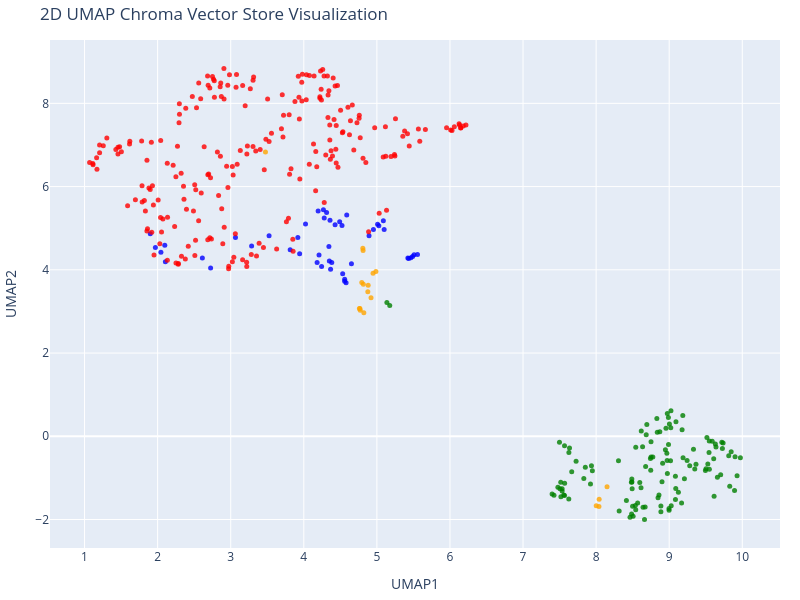

Here is the notebook cell this chart was saved with:
### Code cell
import umap

reducer = umap.UMAP(
    n_components=2,
    n_neighbors=15,
    min_dist=0.1,
    random_state=42
)

reduced_vectors = reducer.fit_transform(vectors)

fig = go.Figure(data=[go.Scatter(
    x=reduced_vectors[:, 0],
    y=reduced_vectors[:, 1],
    mode='markers',
    marker=dict(size=5, color=colors, opacity=0.8),
    text=[f"Type: {t}<br>Text: {d[:100]}..." for t, d in zip(doc_types, documents)],
    hoverinfo='text'
)])

fig.update_layout(
    title='2D UMAP Chroma Vector Store Visualization',
    width=800,
    height=600,
    margin=dict(r=20, b=10, l=10, t=40),
    xaxis_title='UMAP1',
    yaxis_title='UMAP2'
)

fig.show()

### Figure 1 — Plotly figure (JSON) as saved in the notebook; plotly's stock layout.template omitted (floating-point values rounded to 4 significant figures; data arrays with more than 128 entries replaced by an {"elided": "..."} marker saying what was removed)
{"data": [{"hoverinfo": "text", "marker": {"color": {"elided": "413 str values"}, "opacity": 0.8, "size": 5}, "mode": "markers", "text": {"elided": "413 str values"}, "type": "scatter", "x": {"elided": "413 float values"}, "y": {"elided": "413 float values"}}], "layout": {"height": 600, "margin": {"b": 10, "l": 10, "r": 20, "t": 40}, "title": {"text": "2D UMAP Chroma Vector Store Visualization"}, "width": 800, "xaxis": {"title": {"text": "UMAP1"}}, "yaxis": {"title": {"text": "UMAP2"}}}}
